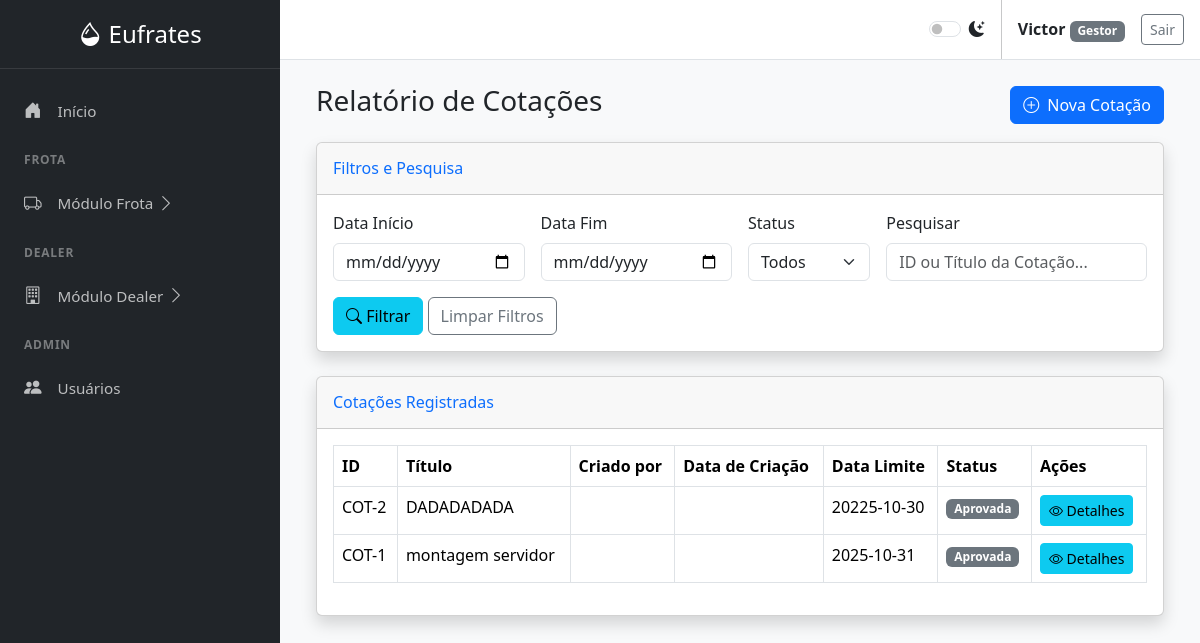
/dealers/cotacoes-relatorio (signed in), run on an earlier commit of the app's database.
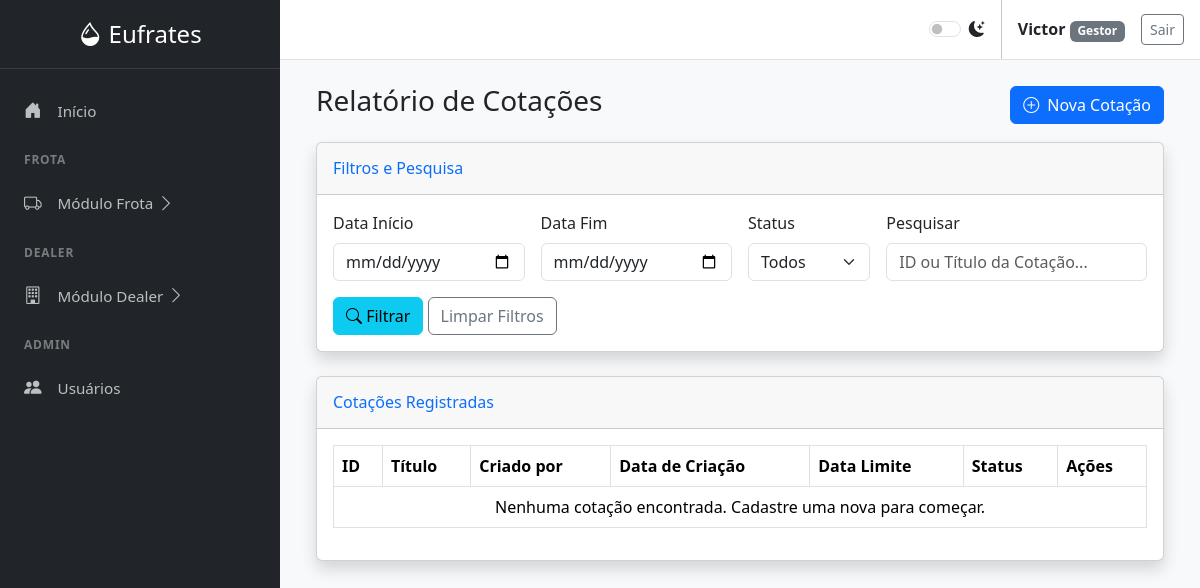
And on a later commit of the database.
### tables this page shows
CREATE TABLE cotacoes (
                id INTEGER PRIMARY KEY, user_id INTEGER, titulo TEXT, data_limite TEXT,
                observacoes TEXT, status TEXT, data_aprovacao TEXT, data_registro TEXT
            , criado_por_id INTEGER REFERENCES users(id));

### app.py (the view, shortened to what this page needs)
@app.route('/dealers/cotacoes-relatorio', methods=['GET', 'POST'])
@login_required
@roles_required(['Administrador', 'Gestor', 'Comprador'])
def cotacoes_relatorio():
    filtros = {
        'data_inicio': request.args.get('data_inicio', ''),
        'data_fim': request.args.get('data_fim', ''),
        'status': request.args.get('status', ''),
        'pesquisa': request.args.get('pesquisa', '')
    }
    cotacoes_list = obter_cotacoes_com_filtros(**filtros)
    return render_template('cotacoes_relatorio.html', active_page='cotacoes', cotacoes=cotacoes_list, filtros=filtros)

### app.py (called while the page is built)
@app.before_request
def load_logged_in_user():
    user_id = session.get('user_id')
    g.user = get_user_by_id(user_id) if user_id else None

def login_required(view):
    @wraps(view)
    def wrapped_view(*args, **kwargs):
        if g.user is None:
            flash('Você precisa estar logado para acessar esta página.', 'warning')
            return redirect(url_for('login'))
        return view(*args, **kwargs)
    return wrapped_view

def roles_required(roles):
    def wrapper(view):
        @wraps(view)
        def wrapped_view(*args, **kwargs):
            if g.user is None:
                flash('Você precisa estar logado para acessar esta página.', 'warning')
                return redirect(url_for('login'))
            if g.user['role'] not in roles and g.user['role'] != 'Administrador':
                flash('Acesso negado. Sua função não permite acessar esta página.', 'danger')
                return redirect(url_for('index'))
            return view(*args, **kwargs)
        return wrapped_view
    return wrapper

@app.context_processor
def inject_now():
    return {'now': datetime.now(), 'g': g}

### templates/cotacoes_relatorio.html (shortened to what the changed rows need)
{% extends "base.html" %}
{% block content %}
<div class="container-fluid">
    <div class="d-flex justify-content-between align-items-center mb-3">
        <h1 class="h3 text-gray-800">Relatório de Cotações</h1>
    </div>
    <div class="card shadow mb-4">
        <div class="card-body">
            <div class="table-responsive">
                <table class="table table-bordered" id="dataTable" width="100%" cellspacing="0">
                    <thead>
                        <tr>
                            <th>ID</th>
                            <th>Título</th>
                            <th>Criado por</th>
                            <th>Data de Criação</th>
                            <th>Data Limite</th>
                            <th>Status</th>
                            <th>Ações</th>
                        </tr>
                    </thead>
                    <tbody>
                        {% if cotacoes %}
                            {% for cotacao in cotacoes %}
                            <tr>
                                <td>COT-{{ cotacao.id }}</td>
                                <td>{{ cotacao.titulo }}</td>
                                <td>{{ cotacao.criado_por_username }}</td>
                                <td>{{ cotacao.data_criacao }}</td>
                                <td>{{ cotacao.data_limite }}</td>
                                <td>
                                    <span class="badge {% if cotacao.status == 'Aberta' %}bg-success{% else %}bg-secondary{% endif %}">
                                        {{ cotacao.status }}
                                    </span>
                                </td>
                                <td>
                                    <a href="{{ url_for('cotacao_detalhe', cotacao_id=cotacao.id) }}" class="btn btn-info btn-sm">
                                        <i class="bi bi-eye"></i> Detalhes
                                    </a>
                                </td>
                            </tr>
                            {% endfor %}
                        {% else %}
                            <tr>
                                <td colspan="7" class="text-center">Nenhuma cotação encontrada. Cadastre uma nova para começar.</td>
                            </tr>
                        {% endif %}
                    </tbody>
                </table>
            </div>
        </div>
    </div>
</div>
{% endblock %}

What changed in the data, as far as the page shows it:
removed cotacoes: id "2", titulo "DADADADADA", data_limite "20225-10-30", status "Aprovada"
removed cotacoes: id "1", titulo "montagem servidor", data_limite "2025-10-31", status "Aprovada"
Also different on the page:
text now shown: "Nenhuma cotação encontrada. Cadastre uma nova para começar."
